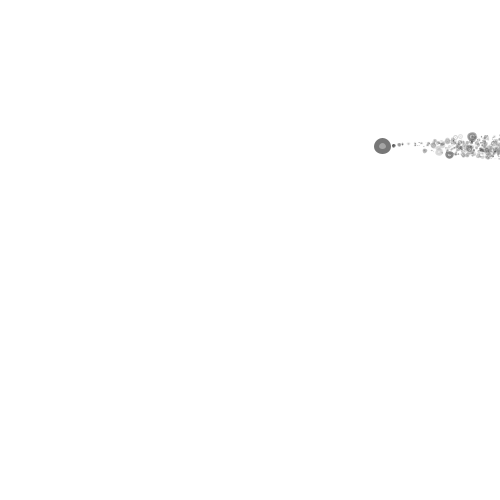
Frame 1 (no input)
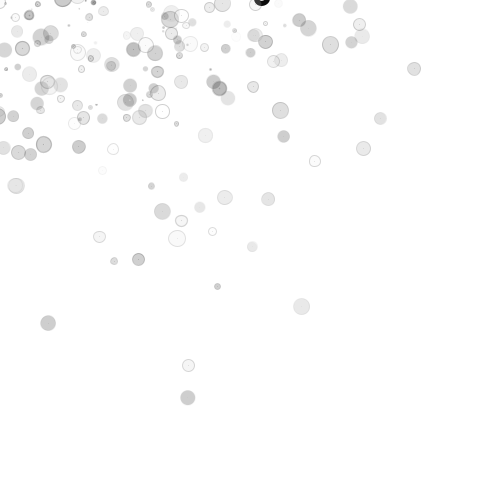
Frame 60 (the mouse pressed at the canvas centre just before this capture)
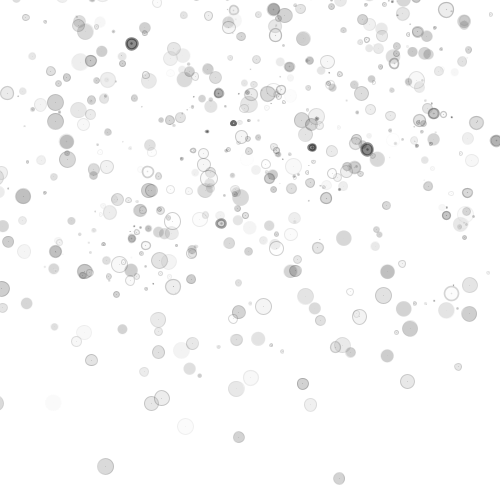
Frame 120 (the mouse held since frame 60 and released just before this capture)

The Processing sketch that drew these frames (run headless with seeded random() and noise(); from frame 60 on, the mouse is pressed at the canvas centre):

// Processing sketch: processing_125511
// ── processing_125511.pde

//Fractals
//animate branches
//Test 020 [Date:20131211] Wayne Lin
//e-mail:ration.Lin@gmail.com
//N76014045 林瑞勛 Juihsun,Lin
// Code from Design Programming Design, Fall 2013 NCKU
// schien@mail.ncku.edu.tw

int _numChildren = 5;
int _maxLevels = 5;
Branch _trunk;

void setup() {
  size(500, 500);
  background(255);
  noFill();
  newTree();
}

void draw() {
  background(255);
  _trunk.updateMe(width/2, height/4);
  _trunk.drawMe();
}

void newTree() {
  _trunk = new Branch(1, 0, width/2, 50);
  _trunk.drawMe();
}


// the Branch class
class Branch {
  float level, index;
  float x, y;
  float endx, endy;
  //=====================================  
  float strokeW, alph; // line style
  float len, lenChange; // length
  float rot, rotChange; // rotation
  //=====================================
  Branch[] children = new Branch[0];

  Branch(float lev, float ind, float ex, float ey) {
    level = lev;
    index = ind;
    //======================================
    strokeW = (1/level)*5;
    alph = 255/level;
    len = (1/level)*random(200);
    lenChange = random(10)-5;
    rotChange = random(10)-5;
    //======================================
    updateMe(ex, ey);

    if (level < _maxLevels) {
      children = new Branch[_numChildren];
      for (int x=0; x<_numChildren; x++) {
        children[x] = new Branch(level+1, x, endx, endy);
      }
    }
  }

  void updateMe(float nx, float ny) {
    x = nx;
    y = ny;
    rot += rotChange;
    len -= lenChange;
    if (len<0 || len>200) {
      lenChange *= -1;
    }
    float radian = radians(rot);
    endx = x+(len*cos(radian));
    endy = y+(len*sin(radian));

    for (int i=0; i<children.length; i++) {
      children[i].updateMe(endx, endy);
    }
  }

  void drawMe() {
    strokeWeight(strokeW);
    stroke(random(255), alph);
    fill(random(255), alph);
    line(endx, endy, endx, endy);
    ellipse(endx, endy, len/12, len/12);
    for (int i=0; i<children.length; i++) {
      children[i].drawMe();
    }
  }
}
